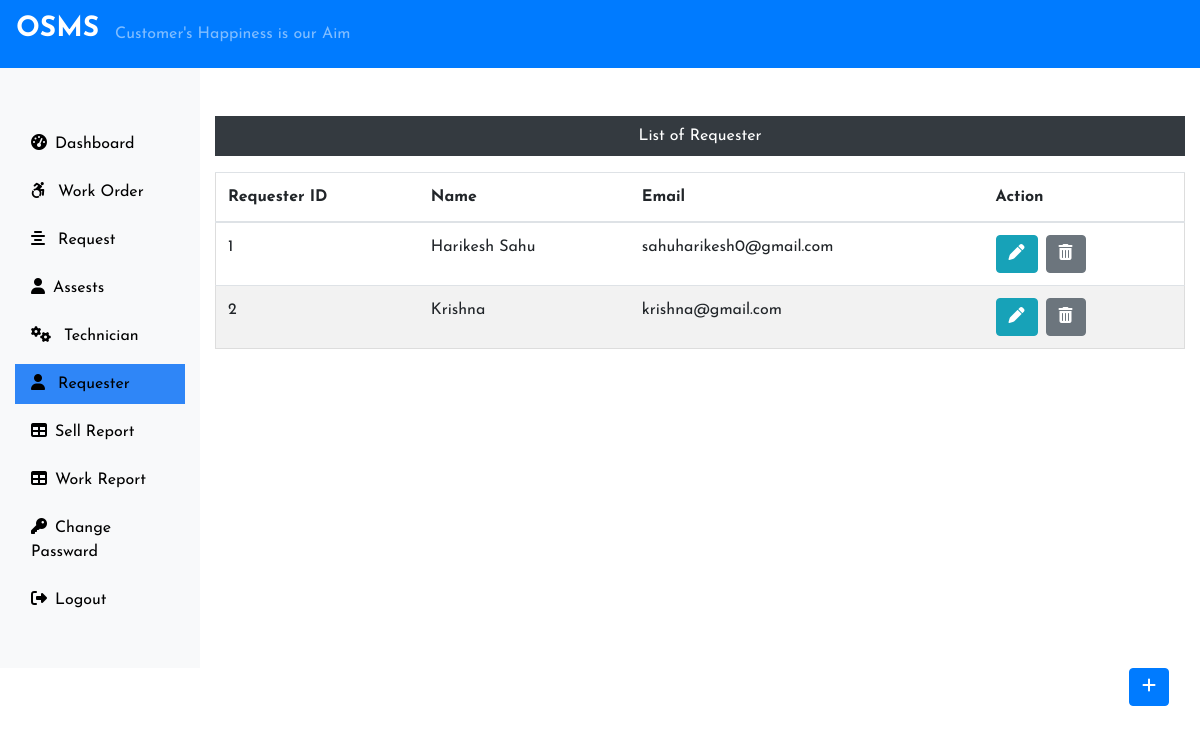
The app's page /Admin/requester.php (signed in) with its own data.
### tables this page shows
CREATE TABLE IF NOT EXISTS `user` (
  `uid` int(11) NOT NULL AUTO_INCREMENT,
  `name` varchar(255) NOT NULL,
  `email` varchar(255) NOT NULL,
  `password` varchar(255) NOT NULL,
  PRIMARY KEY (`uid`)
);

### Admin/requester.php (the view, shortened to what this page needs)
<?php
 include('../connection.php');
 include('includes/header.php');
 ?>
<div class="col-sm-9 col-md-10 text-center ">
    <p class="bg-dark text-white  mt-5 p-2">List of Requester</p>
    <?php   $sql = "SELECT * FROM `user`";
                    $result= $conn->query($sql);
                    if($result->num_rows > 0){
                        echo'<table class="table mt-3 mr-5">
                                <thead>
                                <tr>
                                    <th scope="col">Requester ID</th>
                                    <th scope="col">Name</th>
                                    <th scope="col">Email</th>
                                    <th scope="col">Action</th>
                               </tr>
                                </thead>
                                <tbody>';
                                    while($row = $result->fetch_assoc()){
                             echo ' <tr>';
                             echo '<td>'.$row['uid'].'</td>';
                             echo '<td>'.$row['name'].'</td>';
                             echo '<td>'.$row['email'].'</td>';
                             echo '<td>';
                             echo '<form action="editReq.php" method="post"class=" d-inline mr-2">';
                             echo '<input type="hidden" name="id" value='.$row["uid"].'><button class="btn btn-info"
                             name ="edit" value ="Edit" type="submit"><i class="fas fa-pen"></i></button>';
                             echo '</form>';
                             echo '<form action="" method="post" class="d-inline mr-2">';
                             echo '<input type="hidden" name="id" value='.$row["uid"].'><button class="btn btn-secondary"
                             name ="delete" value ="delete" type="submit"><i class="fa fa-trash"></i></button>';
                             echo '</form>';
                             echo '</td>';
                             echo     '</tr>';
                                    }
                          echo  '</tbody>
                             </table>';
                    }
                    else{
                        echo '0 Result';
                    }
               ?>
</div>
</div>
<div class="float-right"><a href="insert.php" class="btn btn-primary mx-3 mb-5"><i class="fa fa-plus "></i></a></div>
 </div>
</body>
</html>

### css/styles.css (style rules this page uses)
body { overflow-x: hidden; }
table { border-collapse: collapse; border-spacing: 0; width: 100%; border: 1px solid #ddd; }
th, td { text-align: left; padding: 16px; }
tr:nth-child(even) { background-color: #f2f2f2; }
* { margin: 0; padding: 0; box-sizing: border-box; font-family: 'Josefin Sans', sans-serif; }

### records on screen
user: uid "1", name "Harikesh Sahu", email "sahuharikesh0@gmail.com"
user: uid "2", name "Krishna", email "krishna@gmail.com"
